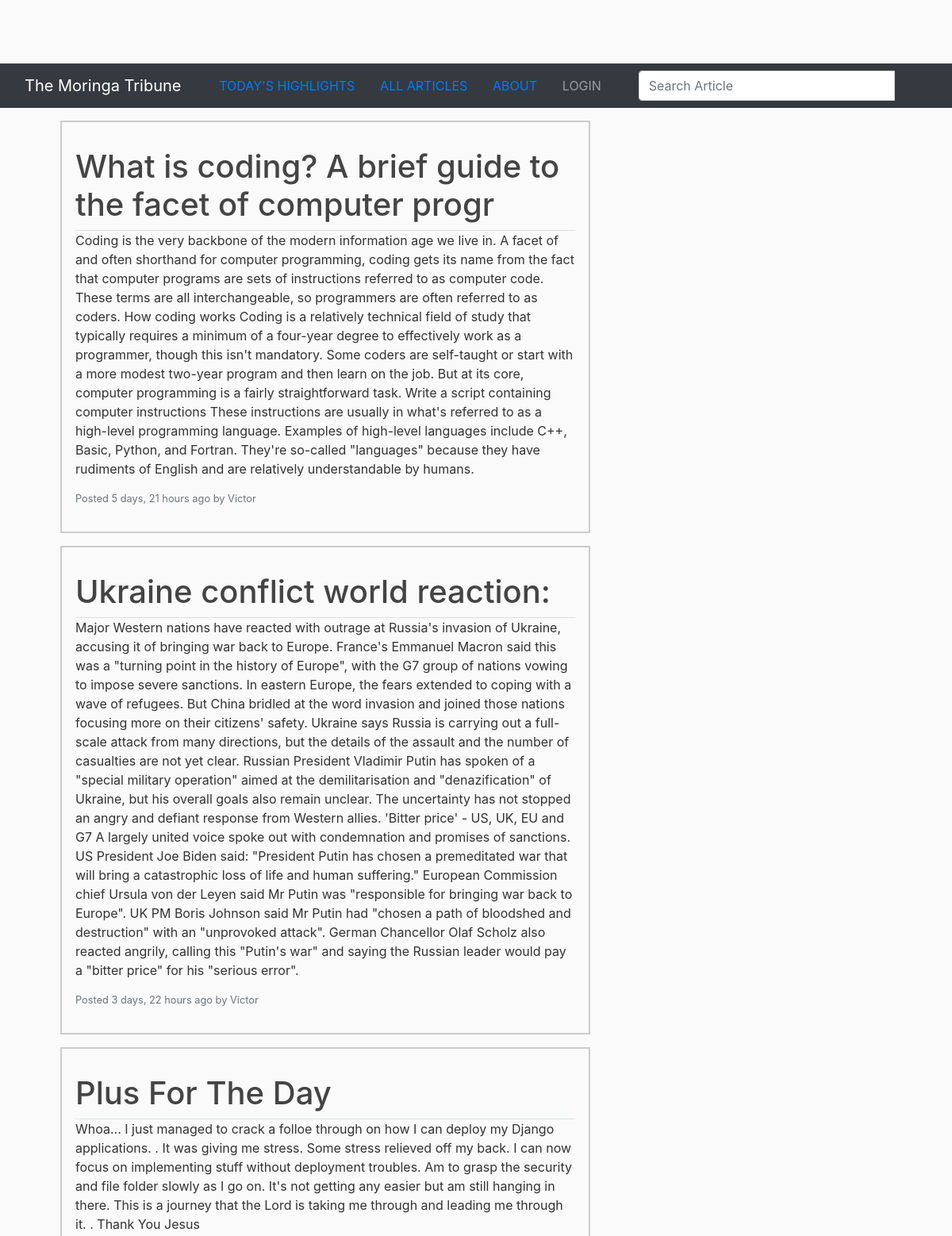
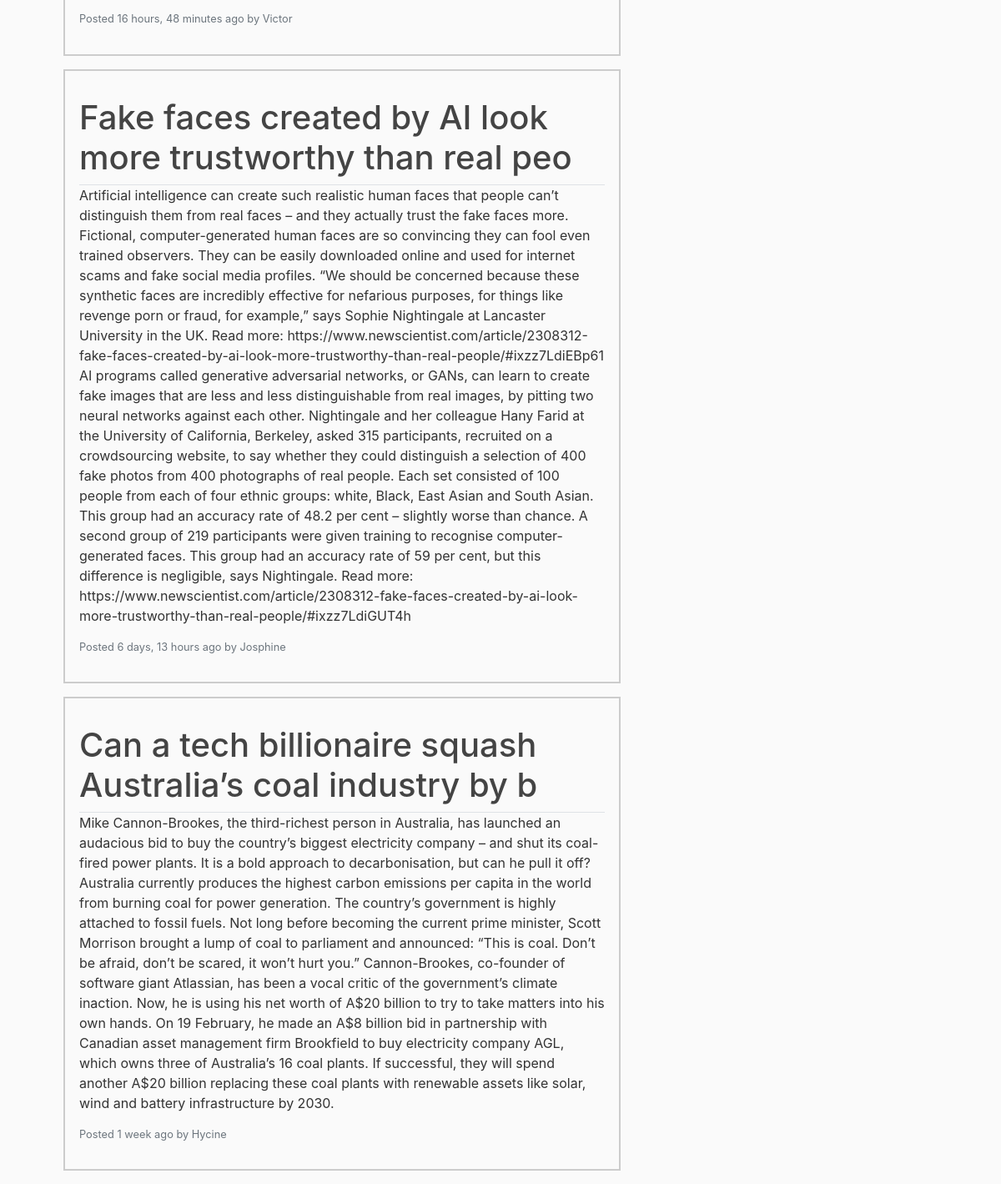
The app's page /article/ with its own data (2 pictures, top to bottom).
### news/models.py (models this page shows, shortened)
class Article(models.Model) :
  title = models.CharField(max_length=60)
  post = models.TextField()
  editor = models.ForeignKey(Editor, on_delete=models.CASCADE)
  tags = models.ManyToManyField(Tag)
  pub_date = models.DateTimeField(default=timezone.now)
  article_image = models.ImageField(upload_to='images/', blank=True)
  class Meta :
    ordering = ['-title']

class Editor(models.Model) :
  first_name = models.CharField(max_length=30)
  last_name = models.CharField(max_length=30)
  email = models.EmailField()
  phone_number = models.CharField(max_length=10, blank=True)
  class Meta :
    ordering = ['-first_name']

### news/views.py (the view)
# urls.py: path('article/', views.article, name='Article'),
def article(request) :
  try :
    article = Article.objects.all()
  except ObjectDoesNotExist :
    raise Http404()
  return render(request, 'news/article.html', { 'article':article })

### news/templates/news/article.html (shortened to what this page needs)
{% extends 'news/base.html' %}
{% block content %}
{% for articles in article %}
<div class="container">
  <div class="box" style="border: 2px solid #ccc; padding: 2em; margin: 1em;">
    <div class="row border-bottom">
      <h1>{{articles.title}}</h1>
    </div>
    <div class="row">
      <p>{{articles.post}}</p>
    </div>
    <div class="row">
      <small class="text-muted">
        Posted {{articles.pub_date|timesince}} ago by {{articles.editor.first_name}}
      </small>
    </div>
  </div>
</div>
{% empty %}
<div class="row">
  <h2 class="text-center">Oops! No News Items for the day yet.</h2>
</div>
{% endfor %}
{% endblock content %}

### news/templates/news/base.html (shortened to what this page needs)
{% load static %}
<!DOCTYPE html>
<html>
  <head>
    <link rel="stylesheet" href="https://stackpath.bootstrapcdn.com/bootstrap/4.3.1/css/bootstrap.min.css">
    <link rel="stylesheet" href="{% static 'news/main.css' %}">
  </head>
  <body>
    <nav class="navbar navbar-inverse navbar-dark bg-dark">
      <div class="container-fluid">
        <div class="navbar-header">
          <a class="navbar-brand" href="{% url 'News~Welcome' %}">The Moringa Tribune</a>
        </div>
        <div class="navbar-link">
          <a class="navbar-link" href="{% url 'News~Today' %}">TODAY'S HIGHLIGHTS</a>
        </div>
        <div class="navbar-link">
          <a class="navbar-link" href="{% url 'Article' %}">ALL ARTICLES</a>
        </div>
        <div class="navbar-link">
          <a class="navbar-link" href="{% url 'News~About' %}">ABOUT</a>
        </div>
        <div>
          {% if user.is_authenticated %}
          <div class="navbar-nav">
            <a class="nav-item nav-link" href="{% url 'logout' %}">LOGOUT</a>
          </div>
          {% else %}
          <div class="navbar-nav">
            <a class="nav-item nav-link" href="{% url 'login' %}">LOGIN</a>
          </div>
          {% endif %}
        </div>
        <div class="col-sm-4 col-md-4 navbar-right">
          <form class="navbar-form" role="search" action="{% url 'Search~Results' %}">
            <div class="input-group">
              <input type="text" class="form-control" placeholder="Search Article" name="article">
              <div class="input-group-btn">
                <button class="btn btn-default" type="submit"></button>
              </div>
            </div>
          </form>
        </div>
      </div>
    </nav>
    <div class="container">
      <div class="row">
        <div class="col-md-8">
        {% block content %}
        {% endblock %}
        </div>
      </div>
    </div>
  </body>
</html>

### news/static/news/main.css (style rules this page uses)
body { background: #fafafa; color: #333333; margin-top: 5rem; }
h1, h2, h3, h4, h5, h6 { color: #444444; }

### records on screen
Article: title "What is coding? A brief guide to the facet of computer progr", post "Coding is the very backbone of the modern information age we live in. A facet of and often shorthand for computer programming, coding gets its name from the fact that computer programs are sets of instructions referred to as computer code. These terms are all interchangeable, so programmers are often referred to as coders. How coding works Coding is a relatively technical field of study that typically requires a minimum of a four-year degree to effectively work as a programmer, though this isn't mandatory. Some coders are self-taught or start with a more modest two-year program and then learn on the job. But at its core, computer programming is a fairly straightforward task. Write a script…", pub_date "5 days, 21 hours", editor.first_name "Victor"
Article: title "Ukraine conflict world reaction:", post "Major Western nations have reacted with outrage at Russia's invasion of Ukraine, accusing it of bringing war back to Europe. France's Emmanuel Macron said this was a \"turning point in the history of Europe\", with the G7 group of nations vowing to impose severe sanctions. In eastern Europe, the fears extended to coping with a wave of refugees. But China bridled at the word invasion and joined those nations focusing more on their citizens' safety. Ukraine says Russia is carrying out a full-scale attack from many directions, but the details of the assault and the number of casualties are not yet clear. Russian President Vladimir Putin has spoken of a \"special military operation\" aimed at the…", pub_date "3 days, 22 hours", editor.first_name "Victor"
Article: title "Plus For The Day", post "Whoa... I just managed to crack a folloe through on how I can deploy my Django applications. . It was giving me stress. Some stress relieved off my back. I can now focus on implementing stuff without deployment troubles. Am to grasp the security and file folder slowly as I go on. It's not getting any easier but am still hanging in there. This is a journey that the Lord is taking me through and leading me through it. . Thank You Jesus", pub_date "16 hours, 48 minutes", editor.first_name "Victor"
Article: title "Fake faces created by AI look more trustworthy than real peo", post "Artificial intelligence can create such realistic human faces that people can’t distinguish them from real faces – and they actually trust the fake faces more. Fictional, computer-generated human faces are so convincing they can fool even trained observers. They can be easily downloaded online and used for internet scams and fake social media profiles. “We should be concerned because these synthetic faces are incredibly effective for nefarious purposes, for things like revenge porn or fraud, for example,” says Sophie Nightingale at Lancaster University in the UK. Read more:…", pub_date "6 days, 13 hours", editor.first_name "Josphine"
Article: title "Can a tech billionaire squash Australia’s coal industry by b", post "Mike Cannon-Brookes, the third-richest person in Australia, has launched an audacious bid to buy the country’s biggest electricity company – and shut its coal-fired power plants. It is a bold approach to decarbonisation, but can he pull it off? Australia currently produces the highest carbon emissions per capita in the world from burning coal for power generation. The country’s government is highly attached to fossil fuels. Not long before becoming the current prime minister, Scott Morrison brought a lump of coal to parliament and announced: “This is coal. Don’t be afraid, don’t be scared, it won’t hurt you.” Cannon-Brookes, co-founder of software giant Atlassian, has been a vocal critic of…", pub_date "1 week", editor.first_name "Hycine"
